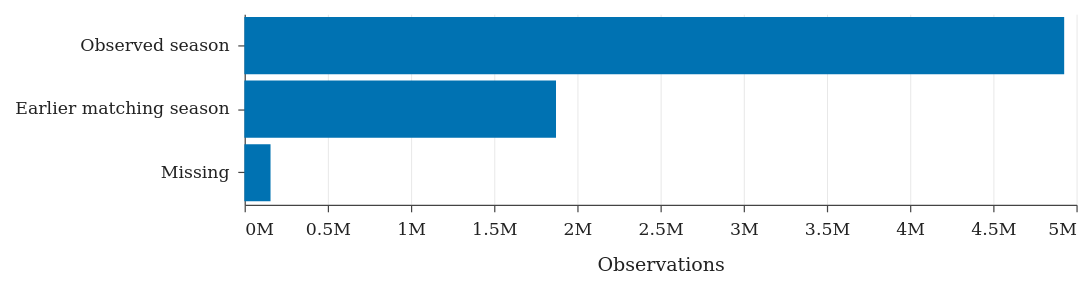

Here is the Vega-Lite specification saved for this chart:
### Vega-Lite specification from a JSON file in a GitHub repository (floating-point values rounded to 4 significant figures)
{"config": {"view": {"continuousWidth": 300, "continuousHeight": 300, "stroke": null}, "axis": {"domainColor": "#444444", "domainWidth": 0.7, "gridColor": "#e5e5e5", "gridWidth": 0.5, "labelColor": "#222222", "labelFont": "DejaVu Serif", "labelFontSize": 10, "labelPadding": 5, "tickColor": "#444444", "tickSize": 4, "tickWidth": 0.7, "titleColor": "#222222", "titleFont": "DejaVu Serif", "titleFontSize": 11, "titleFontWeight": "normal", "titlePadding": 10}, "background": "white", "font": "DejaVu Serif", "legend": {"gradientThickness": 10, "labelFont": "DejaVu Serif", "labelFontSize": 10, "titleFont": "DejaVu Serif", "titleFontSize": 11, "titleFontWeight": "normal"}, "padding": 8, "title": {"anchor": "start", "font": "DejaVu Serif", "fontSize": 12, "offset": 10}}, "data": {"name": "data-3372c5b4562b8cd2a43dd7a008862fe3"}, "mark": {"type": "bar", "color": "#0072B2"}, "encoding": {"tooltip": [{"field": "NDVI availability", "type": "nominal"}, {"field": "Observations", "format": ",", "type": "quantitative"}], "x": {"axis": {"format": "~s"}, "field": "Observations", "type": "quantitative"}, "y": {"field": "NDVI availability", "sort": ["Observed season", "Earlier matching season", "Missing"], "title": null, "type": "nominal"}}, "height": 110, "width": 480, "$schema": "https://vega.github.io/schema/vega-lite/v6.4.1.json", "datasets": {"data-3372c5b4562b8cd2a43dd7a008862fe3": [{"NDVI availability": "Observed season", "Observations": 4927797}, {"NDVI availability": "Earlier matching season", "Observations": 1873268}, {"NDVI availability": "Missing", "Observations": 157349}]}}
